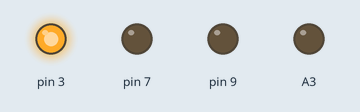
The sketch below on a simulated Arduino Uno, built with avr-gcc and run on an emulated ATmega328P. Parts: output pins drawn as LEDs (lit = HIGH).

Above: at 1.0 s.
At 2.5 s:
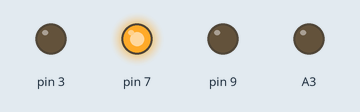
At 3.2 s:
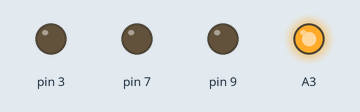
At 3.62 s:
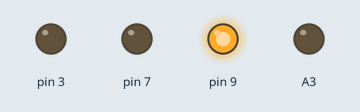
At 4.5 s:
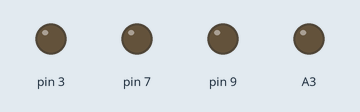
Timing chart, 0 to 6.8 s (numbered marks = the images above):
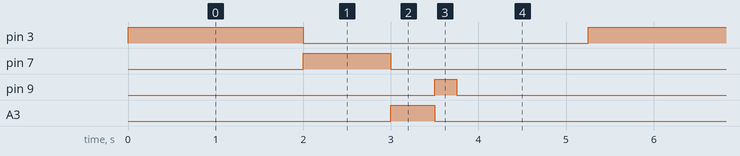

Measured:
- by itself, pin 3: alternates HIGH for 2.0 s and LOW for 3.3 s
- by itself, pin 7: alternates HIGH for 1.0 s and LOW for 4.3 s
- by itself, pin 9: alternates HIGH for 0.25 s and LOW for 5.0 s
- by itself, A3: alternates HIGH for 0.50 s and LOW for 4.8 s

The sketch:

_2019-10-23_Practica4_Alejandro.ino
```cpp
//Practica 4

void setup()
{
  pinMode(3, OUTPUT);
  pinMode(7, OUTPUT);
  pinMode(A3, OUTPUT);
  pinMode(9, OUTPUT);
}

void loop()
{
  digitalWrite(3, HIGH);
  delay(2000);
  digitalWrite(3, LOW);
  //al no poner delay pasa al siguiente puerto
  digitalWrite(7, HIGH);
  delay(1000);
  digitalWrite(7, LOW);

  digitalWrite(A3, HIGH);
  delay(500);
  digitalWrite(A3, LOW);

  digitalWrite(9, HIGH);
  delay(250);
  digitalWrite(9, LOW);
  delay(1500);

}
```
